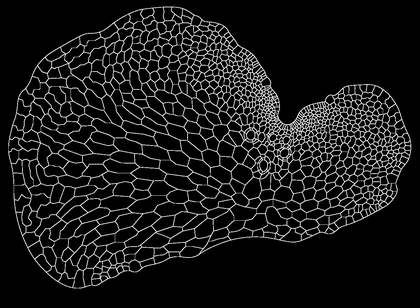
%> input picture FernImage001.bmp, 420 x 308 px, shrunk from 1196 x 878 before the run
$ octave --eval "result = FindCellNetwork('FernImage001.bmp');"   (GNU Octave 9; MATLAB toolbox functions it lacks are replaced by stand-ins)
%> lines starting %> are read from the running program, lines starting %| are printed output that depends on the picture; in (x1, y1, x2, y2) boxes, pixels count from 0 and x2, y2 are one past the last pixel; in counts of white or black regions, pixels touching at a corner belong together; the program's own positions count from 1

function [Network,skel]= FindCellNetwork(imfile,MaxEdgeLength,ExteriorIsLargestArea,MarkSpecialCells,TriangulateCells)
%> called with imfile = 'FernImage001.bmp'


% Analyze a BW bitmap of a tissue of cell walls , and find nodes, edges, cells and joints
% Input:
%  image.bmp : filename of bmp image
%  MaxEdgeLength : maximum length of edge between two nodes
%        Inf: only corners are taken as nodes
%             otherwise extra nodes are added along cell walls if they are longer than MaxEdgeLength
%
%  MarkSpecialCells: these cells will be labeled especially by clicking
%
%  TriangulateCells: if true, also create a background triangular mesh in
%  each cell
%
%  ExteriorIsLargestArea: if true, the code assumes that the region that
%  has the highest area is the exterior of the plant (which will not be
%  meshed); if false, it the program asks to click on it
%
%  Output:
%
%     nodes: list of node coordinates
%     NBranchPoints: number of cornernodes; these are listed first in nodes
%
%     walls:  cell array with each cell a struct containing:
%       corners: refer to the cornernodes
%       orginalltrace: coordinates of the original wall in the skeletonized
%           image
%       onboundary: is wall on the boundary?
%       connectedcells: array with cells that share this wall (in case wall
%            is on boundary, only one cell)
%       nodelist: list of nodes along the wall [n1 n2 n3 ...nn] where n1
%            and nn are corners
%
%    walls_at_cornernode: for each node, lists connected walls
%
%    cells: cell array with each cell a struct containing
%       walls: list of walls, listed in CW-direction
%       wallorientations: for each wall, +1 is in direction of wall, -1 is in
%          oppoiste direction
%       nodelist: list of nodes along boundary (CW-direction)
%       area: area of polygon made by nodelist
%
%    joints: list of joints [n1 n2 n3] on the walls
%    branchjoints [n1, n2, n3] joints at the corners (so n2 is a
%            branchpoint)
%
%    allsegments: list of all segments [n1 n2]
%    boundarysegments: which segments in allsegments are on boundary

if nargin<5
    TriangulateCells=false;
end

if nargin<4
    MarkSpecialCells=false;
end
if nargin<3
    ExteriorIsLargestArea=true;
end

if nargin<2
   MaxEdgeLength=1;
end


SE=strel('square',3);
SE2=strel('disk',1);

%%%%%%%%%%%%%%%%%%%%%%%%%%%%%%%%%%%%%%%%%%%%%%%%%%%%%%%%%%%%%%%%%%%%%%%%%%
% 1. READ IMAGE AND USE WATERSHED TRANSFORM TO IDENTIFY CELLS AND EDGES:
%%%%%%%%%%%%%%%%%%%%%%%%%%%%%%%%%%%%%%%%%%%%%%%%%%%%%%%%%%%%%%%%%%%%%%%%%%

%skeleton:
I=imread(imfile);
%> I is the input picture: size 308x420 uint8; min 0, max 255, mean 24.2
I=im2uint8(I);   %convert to 8-bit bitmap

%invert if walls are black: (i.e. more white than black pixels)
if numel(find(I(:)==0))<numel(find(I(:)>0))
    I=~I;
end
%add black border
I = padarray(I,[3 3],0,'both');
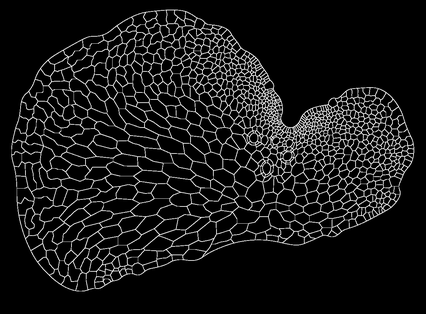
%> I: size 314x426 uint8; min 0, max 255, mean 23.4

%divide the image into cells using watershed transform:
L=watershed(I);
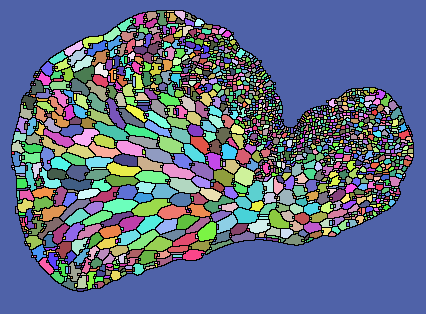
%> L: size 314x426 uint16; 2056 distinct labels, from 0 to 2055; one colour per label, 0 black

%Find boundaries (walls):
BW=L;
BW(BW>0)=1;
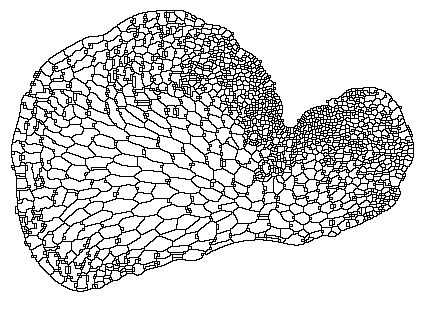
%> BW: size 314x426 uint16; values 0 (black) and 1 (white), 82.9% white; black in thin lines or dots, all inside (x1, y1, x2, y2) = (11, 10, 414, 292)
BW=imbinarize(BW);
%BW = imclearborder(BW)
BW=~BW;  %invert: walls are 1, interiors are 0
skel=bwmorph(BW,'thin',Inf);  %skel  has 1 on walls and zeros elsewhere
L=watershed(skel,4);  %watershed again, so that boundaries of L and skel match exactly
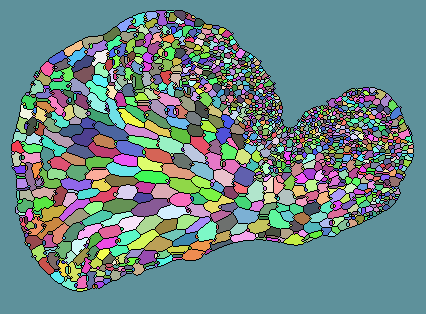
%> L: size 314x426 uint16; 2167 distinct labels, from 0 to 2166; one colour per label, 0 black

%Find label of exterior
if ExteriorIsLargestArea
    stats=table2array(regionprops('table',L,'area'));
%> stats = 2166 values, max 58497 at index 2166, min 1 at index 6, mean 54.19
    [~,outerlabel]=max(stats);
%> outerlabel = 2166
else
    figure,imshow(label2rgb(L,'jet','w'));
    fprintf('Click on exterior domains that should be removed\n');
    [xi,yi] = getpts();
    for i=1:length(xi)
        outerlabel=L(round(yi(i)),round(xi(i)));
    end
    close;
end
special_label=[];
if MarkSpecialCells
    figure,imshow(label2rgb(L,'jet','w'));
    fprintf('Zoom and then press enter\n');
    zoom on;
    waitfor(gcf, 'CurrentCharacter', char(13))
    zoom reset
    zoom off
    fprintf('Click on special cells\n');
    [xi,yi] = getpts();
    for i=1:length(xi)
        special_label(i)=L(round(yi(i)),round(xi(i)));
    end
    close;
else
end

special_cells=special_label;
special_cells(special_label>outerlabel)=special_cells(special_label>outerlabel)-1;

branchpoints = bwmorph(skel, 'branchpoints');  %find branchpoints; these are the corners
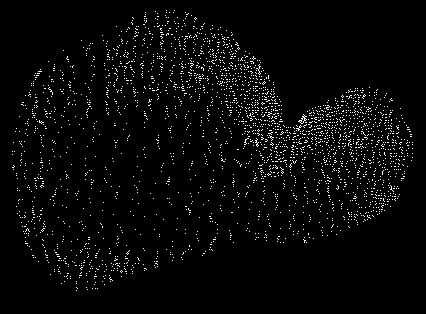
%> branchpoints: size 314x426 logical; 3.1% white in thin lines or dots, all inside (x1, y1, x2, y2) = (12, 10, 413, 291)
endpoints = bwmorph(skel, 'endpoints');  %find endpoints
%> endpoints: size 314x426 logical; every value is 0

[row,col] = find(branchpoints==1);  % [row,col] coordinates of branch points
%> row = 4136 values from 11 to 291; col = 4136 values from 13 to 413
nodes=[row,col];      %row-col indices of the cornernodes
NBranchPoints=size(nodes,1);
%> NBranchPoints = 4136

realcells=setdiff([1:max(L(:))],outerlabel); %these are the labels of the cells, (exterior excluded)
%> realcells = 2165 values from 1 to 2165
NCells=length(realcells);
%> NCells = 2165

%%%%%%%%%%%%%%%%%%%%%%%%%%%%%%%%%%%%%%%%%%%%%%%%%%%%%%%%%%%%%%%%%%%%%%%%%%
%2. LINK THE BRANCH POINTS TO THE CELLS
%%%%%%%%%%%%%%%%%%%%%%%%%%%%%%%%%%%%%%%%%%%%%%%%%%%%%%%%%%%%%%%%%%%%%%%%%%


%dilate branch points, one by one (to avoid overlapping
cells_at_nodes=cell(NBranchPoints,1);  %store which cells belong to each node
%> cells_at_nodes = 4136 items
nodes_at_cell=cell(NCells+1,1);   %store which nodes belong to each cell
%> nodes_at_cell = 2166 items

for i=1:NBranchPoints
    BW=zeros(size(L));
    BW(row(i),col(i))=1;  %branch point i
    %
    BW=imdilate(BW,SE);   %dilate 3x3
    conn_cells=L(BW==1);  %cells that are next to branch point
    conn_cells=unique(conn_cells(conn_cells>0));
    cells_at_nodes{i}=conn_cells';
    for j=1:length(conn_cells)
        nodes_at_cell{conn_cells(j)}=[nodes_at_cell{conn_cells(j)},i];
    end
    if length(conn_cells)<3
        fprintf('error\n');  %node must be next to at least 3 cells
    end
end
%> this loop made 4136 passes
%> conn_cells on passes 1 to 3: [1; 2; 2166], [2; 3; 2166], [4; 6; 2166]
%> pass 1, in FindCellNetwork, `BW=imdilate(BW,SE);`:
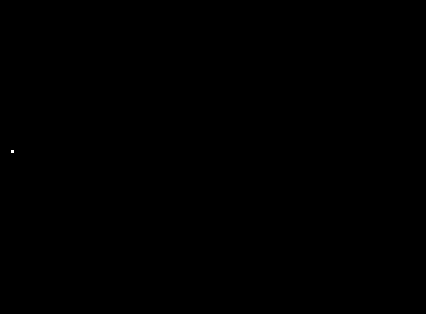
%> BW: size 314x426 double; values 0 (black) and 1 (white), 0.01% white in thin lines or dots, all inside (x1, y1, x2, y2) = (11, 150, 14, 153)
%> after the loop:
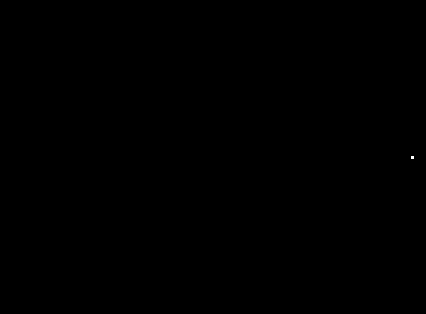
%> BW: size 314x426 double; values 0 (black) and 1 (white), 0.01% white in thin lines or dots, all inside (x1, y1, x2, y2) = (411, 156, 414, 159)

%find cells with only two nodes; these nodes have two edges between them!
nn=cellfun(@numel, nodes_at_cell);
%> nn = 2166 values, max 224 at index 2166, min 1 at index 1549, mean 5.81
[cell2,~]=find(nn==2);
%> cell2 = 142 values from 30 to 2063
doublenodes=[];
for i=1:length(cell2)
    doublenodes=[doublenodes; sort(nodes_at_cell{cell2(i)})];
end
%> this loop made 142 passes
%> doublenodes on passes 1 to 6: [34 42], [34 42; 36 37], [34 42; 36 37; 62 73], [34 42; 36 37; 62 73; 80 88], [34 42; 36 37; 62 73; 80 88; 93 99], [34 42; 36 37; 62 73; 80 88; 93 99; 95 101]
%> after the loop, doublenodes = 142 rows, first 12: [34 42; 36 37; 62 73; 80 88; 93 99; 95 101; 115 125; 121 122; 151 152; 156 157; 142 143; 211 212]

%%%%%%%%%%%%%%%%%%%%%%%%%%%%%%%%%%%%%%%%%%%%%%%%%%%%%%%%%%%%%%%%%%%%%%%%%%
%2. CREATE LIST OF EDGES BY TRACING THE BOUNDARIES OF EACH CELL
%%%%%%%%%%%%%%%%%%%%%%%%%%%%%%%%%%%%%%%%%%%%%%%%%%%%%%%%%%%%%%%%%%%%%%%%%%

edges=zeros(0,2);  %store as [n1,n2] sorted by node index (n1<n2, initially)
edge_nodelist={};  %for each edge, store all nodes on the edge (incl. interior nodes)
cell_at_edge=[];  %store cells that share this edge (max 2)
cell_edges=cell(NCells,1);  %store edges per cell, as [edge#, orientation]
%> cell_edges = 2165 items
ne=0;  %counter of edges

for i=1:NCells

    lab=realcells(i);  %label of cell i (exterior is not included here)

    %connected nodes:
    ni=nodes_at_cell{lab};
    %find the "lowest" node (with highest row number)
    [~,id]=max(nodes(ni,1));
    startnode=ni(id);
    %make image of cell, and dilate boundary
    bcell=zeros(size(L));
    bcell(L==lab)=1;
    for ii=1:length(ni) %(sometimes branchpoints are not exactly on boundary)
        if bcell(nodes(ni(ii),1),nodes(ni(ii),2))==1 %node is already in domain, first delete it
            bcell(nodes(ni(ii),1),nodes(ni(ii),2))=0;
        end
    end
    bcell=imdilate(bcell,SE2);  %dilate to include boundary

    %check whether start lies on boundary
    if bcell(nodes(startnode,1),nodes(startnode,2))==0
        % if not add point to the boundary
        bcell(nodes(startnode,1),nodes(startnode,2))=1;
    end
    %trace boundary of cell:
    Bi=bwtraceboundary(bcell,nodes(startnode,:),'W');  %trace boundary in CW direction
    %remove last if it is the same as the first
    if ismember(Bi(end,:),Bi(1,:),'rows')
        Bi(end,:)=[]; %remove last element (is same as first)
    end
    %find cornernodes on the boundary
    [found,idx]=ismember(nodes(ni,:),Bi,'rows');  %idx: index of cornernode on theboundary
    %find nodes that are not exactly on boundary (put in between two nearest points on boundary)
    tobefound=find(found==0);
    for j=1:length(tobefound)
        jj=(tobefound(j));
        nj=ni(jj);
        d=(Bi(:,1)-nodes(nj,1)).^2+(Bi(:,2)-nodes(nj,2)).^2;
        [dmin,idx2]=mink(d,2);
        idx2=sort(idx2);
        if (idx2(2)-idx2(1))==1
            %insert node and shift rest up.
            Bi=[Bi(1:idx2(1),:);
                nodes(nj,:);
                Bi(idx2(1)+1:end,:)];
            %shift indices of further nodes up
            idx(idx>idx2(1))=idx(idx>idx2(1))+1;
            idx(jj)=idx2(1)+1;
        elseif idx2(1)==1 && idx2(2)==size(Bi,1)  %insert point between first and last
            Bi=[Bi;
                nodes(nj,:)];
            idx(jj)=size(Bi,1);
        else
            fprintf('error, not two consecutive nodes in cell %d \n',i);
        end
    end

    %sort cornernodes along boundary, in CW-order
    [idxsorted,bb]=sort(idx);  %idsxsorted: index of the cornernodes at boundary
    ni=ni(bb);  %reorder

    %check whether first is indeed the start of the boundary
    %move nodes before it to the end..
    if idxsorted(1)>1
        Bi=[Bi([idxsorted(1):end],:);
            Bi([1:idxsorted-1],:)];
    end

    %split boundary up in edges:
    % for each edge store first and last node

    Nseg=length(ni);  %number of edges on cell, equal to number of corners
    i1=1;             %first node
    %edges=[];
    %edge_orientations=[];
    for j=1:Nseg
        n1=ni(i1);
        if j<Nseg   %next corner
            i2=i1+1;
        else        %last segment connects again to first corner
            i2=1;
        end
        n2=ni(i2);

        edge_j=sort([n1,n2]);

        if n1<n2
                edge_or_j=1;
            if j<Nseg
                nlist=Bi(idxsorted(i1):idxsorted(i2),:);
            else
                nlist=[Bi(idxsorted(i1):end,:); Bi(idxsorted(1),:)];
            end
        else
            edge_or_j=-1;
            if j<Nseg
                nlist=Bi(idxsorted(i2):-1:idxsorted(i1),:);
            else
                nlist=[Bi(idxsorted(1),:);Bi(end:-1:idxsorted(i1),:)];
            end
        end

        ne=ne+1;
        edges(ne,:)=edge_j;
        edge_nodelist{ne}=nlist;
        cell_at_edge(ne)=i;
        cell_edges{i}=[cell_edges{i}; ne,edge_or_j];


        i1=i1+1;

    end
end
%> this loop made 2 passes
%> (lab, ni, id, startnode, found, idxsorted, bb) on pass 1: (1, [35 8 1 4 23 28 34 42 50], 7, 35, [true; true; true; true; true; true; true; true; true], [1; 8; 10; 19; 25; 27; 28; 30; 35], [7; 3; 1; 2; 4; 5; 6; 8; 9])
%> (lab, ni, id, startnode, found, tobefound) on pass 2: (2, [1 2 8], 2, 2, [true; true; false], 3)

% Now duplicate edges must be found  because each edge is found twice (onve
% for each cell)

% %find unique edges,:
[edges_unique,ia,ic]=unique(edges,'rows');
[counts,ind]=histc(ic,unique(ic));
morethan2=find(counts>2);  %Edges that appear more than two times: two edges between these nodes

%Edges that appear more than two times: two edges between these nodes
for i=1:length(morethan2)
    ii=morethan2(i);
    original_edges=find(ic==ii);
    secondnode=[];
    for  i=1:length(original_edges)
        secondnode(i)=edge_nodelist{original_edges(i)}(2);
    end
    [~,e1]=find(secondnode==secondnode(1));  %edge 1
    [~,e2]=find(secondnode~=secondnode(1));  %edge 1
    ia(ii)=original_edges(e1(1));
    ic(original_edges(e1))=ii;
    %new edge:
    edges_unique=[edges_unique;edges_unique(ii,:)];
    ic(original_edges(e2))=size(edges_unique,1);
    ia(size(edges_unique,1))=original_edges(e2(1));
end

edge_nodelist_unique=edge_nodelist(ia);
%find cells attached to each edge:
cells_at_edge=cell(size(edges_unique,1),1);
for i=1:length(ic)
    cells_at_edge{ic(i)}=[cells_at_edge{ic(i)},cell_at_edge(i)];
end

for i=1:NCells
    cell_edges{i}(:,1)=ic(cell_edges{i}(:,1));
end

nn=cellfun(@numel, cells_at_edge);  %number of cells for each edge

%find boundary edges
be=find(nn==1);
%re-orient boundary edges if needed:
for i=1:length(be)
    ci=cells_at_edge{be(i)};
    ce=cell_edges{ci};
    ind=find(ce(:,1)==be(i));
    if ce(ind,2)==-1  %re-orient edge
        cell_edges{ci}(ind,2)=1;
        edges_unique(be(i),:)=[edges_unique(be(i),2),edges_unique(be(i),1)];
        edge_nodelist_unique{be(i)}=edge_nodelist_unique{be(i)}(end:-1:1,:);
    end
end


%find all edges connected to each node
walls_at_cornernode=cell(NBranchPoints,1);
for i=1:length(edges_unique)
    walls_at_cornernode{edges_unique(i,1)}=[walls_at_cornernode{edges_unique(i,1)},i];
    walls_at_cornernode{edges_unique(i,2)}=[walls_at_cornernode{edges_unique(i,2)},i];
end

% divide walls into segements and collect data for each wall:
NWalls=length(edges_unique);
walls=cell(NWalls,1);
nn=NBranchPoints;
for i=1:length(edges_unique)
    wi.corners=edges_unique(i,:);
    wi.originaltrace=edge_nodelist_unique{i};
    wi.onboundary=ismember(i,be);
    wi.connectedcells=cells_at_edge{i};
    %divide wall into sub-walls
    Li=size(edge_nodelist_unique{i},1);
    nseg=ceil(Li/MaxEdgeLength); %number of segments
    t=[1:nseg-1]/nseg;
    ExtraNodesOnBranch=interparc(t,wi.originaltrace(:,1),wi.originaltrace(:,2),'linear');
    nextra=size(ExtraNodesOnBranch,1);
    nodes(nn+1:nn+nextra,:)=ExtraNodesOnBranch;
    wi.nodelist=[wi.corners(1),nn+1:nn+nextra,wi.corners(2)];
    nn=nn+nextra;
    walls{i}=wi;

end
Nnodes=size(nodes,1);
boundarywalls=be;

% collect data for each cell:
cells=cell(NCells,1);
for i=1:NCells
    cj.walls=cell_edges{i}(:,1)';
    cj.wallorientations=cell_edges{i}(:,2)';
    %nodelist:
    ni=[];
    for jj=1:length(cj.walls)
        nij=walls{cj.walls(jj)}.nodelist;
        if cj.wallorientations(jj)==1
            ni=[ni,nij(1:end-1)];
        else
            ni=[ni,nij(end:-1:2)];
        end
    end
    cj.nodelist=ni;

   cj.area=polyarea(nodes(ni,2),nodes(ni,1));
   cells{i}=cj;
end


%Find all joints:
joints=zeros(0,3);
branchjoints=zeros(0,3);
%first consider all joints in middle of walls
for i=1:NWalls
    ni=walls{i}.nodelist';
    ji=[ni(1:end-2),ni(2:end-1),ni(3:end)];
    joints=[joints;ji];
end

for i=1:NBranchPoints
    for i1=1:length(walls_at_cornernode{i})

        w1=walls{walls_at_cornernode{i}(i1)};
        ind1=find(w1.corners==i);
        if ind1==1
            n1=w1.nodelist(2);
        else
            n1=w1.nodelist(end-1);
        end
        for i2=i1+1:length(walls_at_cornernode{i})
            w2=walls{walls_at_cornernode{i}(i2)};
            ind2=find(w2.corners==i);
            if ind2==1
                n2=w2.nodelist(2);
            else
                n2=w2.nodelist(end-1);
            end
            branchjoints=[branchjoints;n1,i,n2];
        end
    end
end

%Make list of all segments
allsegments=[];
boundarysegments=[];
NSegments=0;
for i=1:NWalls
    ni=walls{i}.nodelist';
    ei=[ni(1:end-1),ni(2:end)];

    allsegments(NSegments+1:NSegments+size(ei,1),:)=ei;
    walls{i}.segments=[NSegments+1:NSegments+size(ei,1)];
    if walls{i}.onboundary
        boundarysegments=[boundarysegments,NSegments+1:NSegments+size(ei,1)];
    end
    NSegments=NSegments+size(ei,1);
end


%Re-orient the image, (needed because matlab treats row,col in bmp and and X,Y
% in a funy way
minx=min(nodes(:,2));
maxy=max(nodes(:,1));
p(:,1)=nodes(:,2)-minx;
p(:,2)=maxy-nodes(:,1);
Network.nodes=p;

for j=1:length(walls)
    p=[];
    p(:,1)=walls{j}.originaltrace(:,2)-minx;
    p(:,2)=maxy-walls{j}.originaltrace(:,1);
    walls{j}.originaltrace=p;

end

Network.cells=cells;
specialcelltriangles=cell(length(special_cells),1);
if TriangulateCells %loop over all cells and triangulate them
    addpath(genpath('DistMesh2D'));
    MAXIT=25;
    fh=@huniform;
    amin=MaxEdgeLength*0.9;
    allnodes=Network.nodes;
    NN=size(allnodes,1);
    triangles=[];
    for i=1:length(cells)

        n_i=cells{i}.nodelist;
        pfix=[Network.nodes(n_i,1),Network.nodes(n_i,2)];
        fd=@(p) dpoly(p,pfix);
        xmin=min(pfix(:,1));
        xmax=max(pfix(:,1));
        ymin=min(pfix(:,2));
        ymax=max(pfix(:,2));
        bbox=[xmin,ymin;xmax,ymax];
        if length(Network.cells{i}.walls) < length(Network.cells{i}.nodelist)
            [pi,ti]=distmesh2d_noplot(fd,fh,amin,bbox,pfix,MAXIT);
        else
            ti = delaunay(pfix(:,1), pfix(:,2));
            p1 = pfix(ti(:,1),:);
            p2 = pfix(ti(:,2),:);
            p3 = pfix(ti(:,3),:);

            area2 = (p2(:,1)-p1(:,1)).*(p3(:,2)-p1(:,2)) - ...
                    (p2(:,2)-p1(:,2)).*(p3(:,1)-p1(:,1));
            flip = area2 < 0;
            ti(flip,[2 3]) = ti(flip,[3 2]);

        end
        % find nodes in pi that match with the fixed nodes on the cell
        % boundary.
        [ind,loc] = ismember(pi,pfix,'rows');
        newnodes=pi(~ind,:);
        [tval, ~, indtval] = unique(ti);

        if length(ind) ~= length(pi)
            error('Unexpected size mismatch');
        end

        if max(tval) > length(ind)
            error('Triangulation refers to node beyond pi');
        end
        unused = setdiff(1:size(pi,1), unique(ti(:)));

        if ~isempty(unused)
            fprintf('Cell %d has %d unused mesh nodes\n',i,length(unused));
        end

        tvalnew=tval(~ind);
        newind=[1:length(tvalnew)]';
        tval(ind)=n_i(loc(tval(ind)));
        tval(~ind)=newind+NN;
        tnew=tval(indtval);
        tnew = reshape(tnew, size(ti));
        allnodes=[allnodes;newnodes];


        %CHEck for new boundary points, and move them away from boundary,
        %and create new element
        %find boundary nodes
        %first find edges that appear once; these are on cell boundary
        edg=[tnew(:,[1,2]);
             tnew(:,[1,3]);
             tnew(:,[2,3])];
        edg=sort(edg,2);
       [foo,ix,jx]=unique(edg,'rows');
        vec=histc(jx,1:max(jx));
        qx=find(vec==1);
        e=edg(ix(qx),:);
        %nodes on cell boundary
        b_i=unique(e(:));
        b_ex=b_i(b_i>NN); %new nodes on boundary
        for jj=1:length(b_ex)
            %find elements that contain the node:
            ind=find(tnew(:)==b_ex(jj));
            [row,col] = ind2sub(size(tnew),ind);  %row contains elements that contain the extra node
            %find all connected nodes:
            con_n=tnew(row,:);
            con_n=con_n(:);
            con_n=sort(con_n(con_n~=b_ex(jj)));
            con_u=unique(con_n);
            ct=histc(con_n,con_u);
            con1=con_u(ct==1);  %connected once
            con2=con_u(ct>1);   %connected more than once
            %move node:
            moveto=con2(1);  %move in direction of this node
            v=allnodes(moveto,:)-allnodes(b_ex(jj),:);
            allnodes(b_ex(jj),:)=allnodes(b_ex(jj),:)+v/3;
            %create new element:
            newel=[con1(:);b_ex(jj)]';
            %check orientation:
            if simpvol(allnodes,newel)<0  %change orientation
                newel=[newel(1),newel(3),newel(2)];
            end
            tnew=[tnew;newel];
        end

        NN=size(allnodes,1);

        if ismember(i,special_cells)
            [~,id]=find(special_cells==i);
            specialcelltriangles{id}=[size(triangles,1)+1:size(triangles,1)+size(tnew,1)];
        end
        triangles=[triangles;tnew];

    end
    Network.triangles=triangles;
    Network.allnodes=allnodes;
    Network.NAllnodes=size(allnodes,1);
end


Network.walls=walls;
Network.cells=cells;
Network.joints=joints;
Network.branchjoints=branchjoints;
Network.allsegments=allsegments;
Network.boundarysegments=boundarysegments;
Network.walls_at_cornernode=walls_at_cornernode;
Network.NNodes=size(nodes,1);
Network.NBranchPoints=NBranchPoints;
Network.NWalls=NWalls;
Network.NCells=NCells;
Network.NSegments=size(allsegments,1);
Network.NJoints=size(joints,1);
Network.NBranchJoints=size(branchjoints,1);
Network.SpecialCells=special_cells;
Network.SpecialCellTriangles=specialcelltriangles;
%> (the run ends here)
